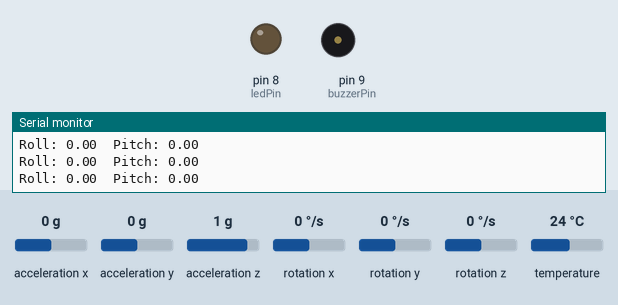
The sketch below on a simulated Arduino Uno, built with avr-gcc and run on an emulated ATmega328P. On the bench: output pins drawn as LEDs (lit = HIGH), buzzer (waves = sounding, pin HIGH), the last lines printed to the serial monitor. Inputs (shaded band) come from the test bench; at power-on: acceleration x 0 g, acceleration y 0 g, acceleration z 1 g, rotation x 0 °/s, rotation y 0 °/s, rotation z 0 °/s, temperature 24 °C.

Above: at 2.2 s.
2.3 s: acceleration x set to -0.2 g
3.8 s: acceleration x set to -0.5 g
At 4.6 s:
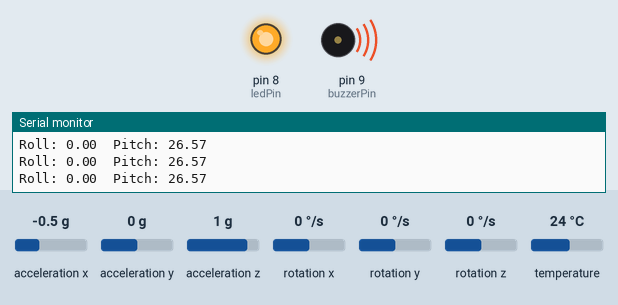
5.4 s: acceleration x set to 0 g
At 6.4 s:
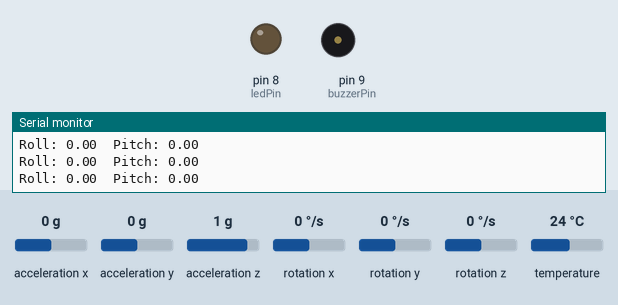
6.9 s: acceleration x set to -1.4 g
At 8.1 s:
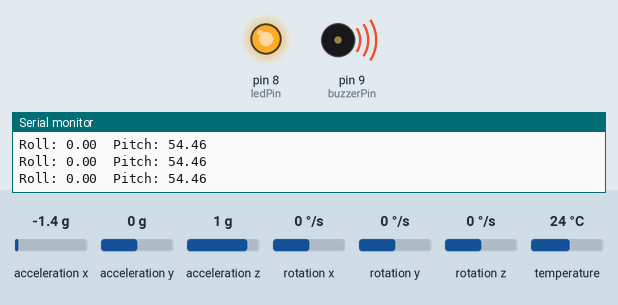
Timing chart, 0 to 9.4 s (numbered marks = the images above; inputs shaded):
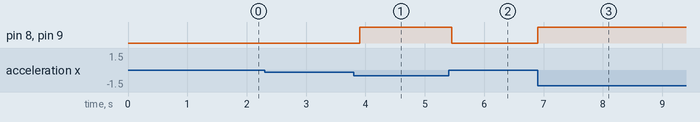

The sketch:

motion.ino
```cpp
#include <Wire.h>
#include <Adafruit_MPU6050.h>
#include <Adafruit_Sensor.h>
Adafruit_MPU6050 mpu;
const int ledPin = 8;
const int buzzerPin = 9;
const float threshold = 20.0;
void setup() {
  Serial.begin(9600);
  pinMode(ledPin, OUTPUT);
  pinMode(buzzerPin, OUTPUT);
  digitalWrite(ledPin, LOW);
  digitalWrite(buzzerPin, LOW);
  if (!mpu.begin()) {
    Serial.println("MPU6050 not found!");
    while (1) {
      delay(10);
    }
  }
  Serial.println("MPU6050 Connected!");
  mpu.setAccelerometerRange(MPU6050_RANGE_8_G);
  mpu.setGyroRange(MPU6050_RANGE_500_DEG);
  mpu.setFilterBandwidth(MPU6050_BAND_21_HZ);
  delay(1000);
}
void loop() {
  sensors_event_t a, g, temp;
  mpu.getEvent(&a, &g, &temp);
  float roll = atan2(a.acceleration.y, a.acceleration.z) * 180 / PI;
  float pitch = atan2(-a.acceleration.x,
                      sqrt(a.acceleration.y * a.acceleration.y +
                           a.acceleration.z * a.acceleration.z)) * 180 / PI;
  Serial.print("Roll: ");
  Serial.print(roll);
  Serial.print("  Pitch: ");
  Serial.println(pitch);
  if (abs(roll) > threshold || abs(pitch) > threshold) {
    digitalWrite(ledPin, HIGH);
    digitalWrite(buzzerPin, HIGH);
  } else {
    digitalWrite(ledPin, LOW);
    digitalWrite(buzzerPin, LOW);
  }
  delay(100);
}
```

Measured:
- the behaviour switches between -0.3 and -0.4 g on acceleration x (found by bisection; images 0 and 1)
- after the input at 3.8 s, pin 8 (ledPin), pin 9 (buzzerPin): LOW → HIGH after 0.10 s
- after the input at 5.4 s, pin 8 (ledPin), pin 9 (buzzerPin): HIGH → LOW after 0.05 s
- after the input at 6.9 s, pin 8 (ledPin), pin 9 (buzzerPin): LOW → HIGH at once
